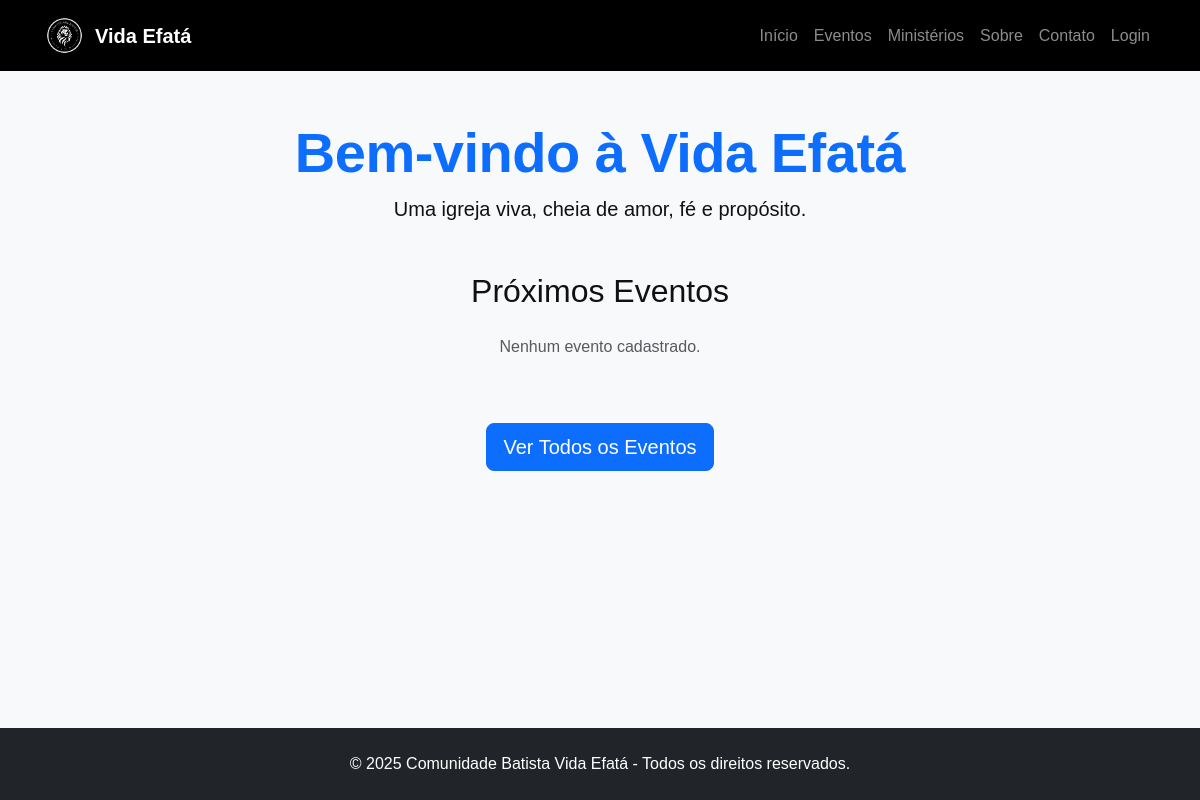
Before: / with the older database file.
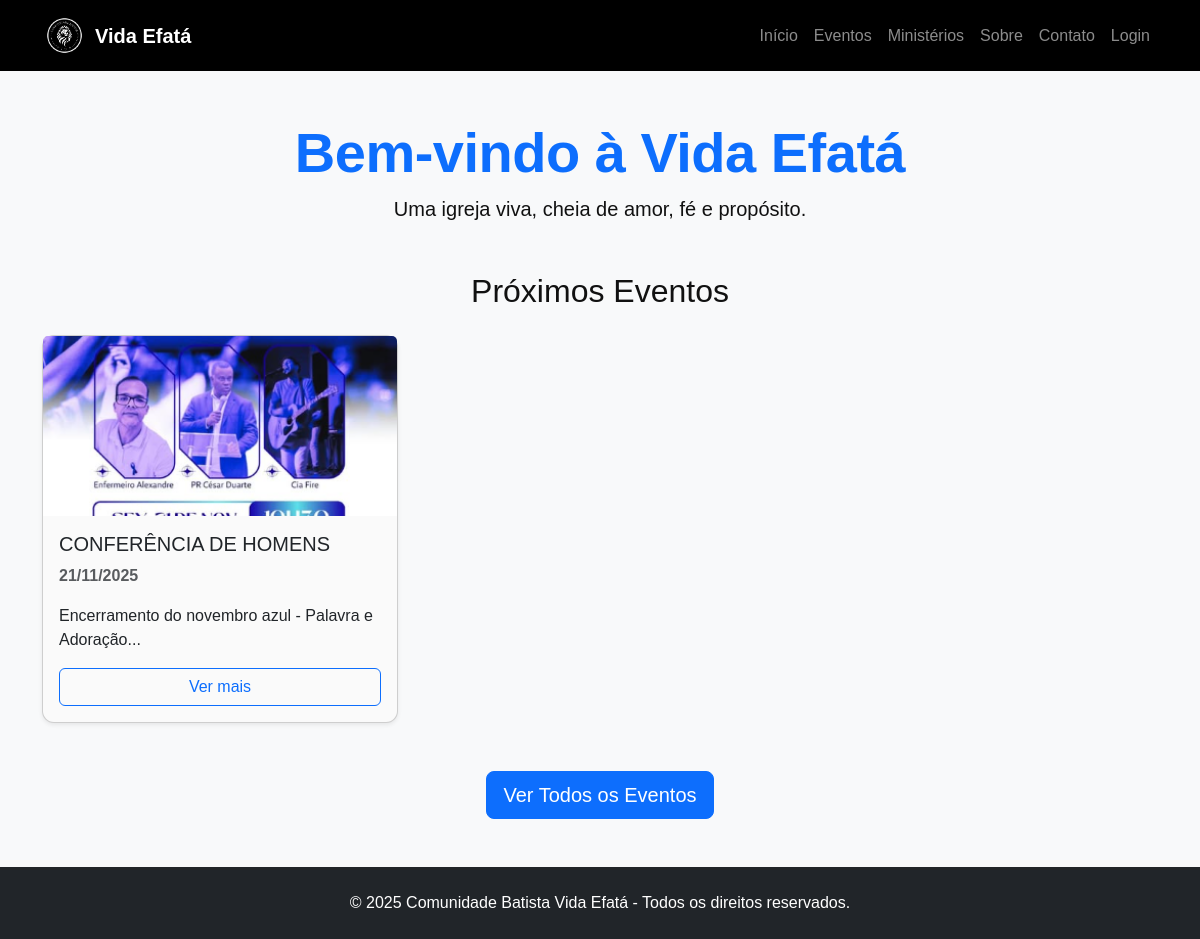
After: the same page with the newer database file.
### app.py (models this page shows)
class Evento(db.Model):
    __tablename__ = 'evento'
    id = db.Column(db.Integer, primary_key=True)
    titulo = db.Column(db.String(100), nullable=False)
    descricao = db.Column(db.Text, nullable=False)
    data = db.Column(db.Date, nullable=False)
    imagem = db.Column(db.String(200))

### app.py (the view)
@app.route('/')
def index():
    eventos = Evento.query.order_by(Evento.data.asc()).limit(3).all()
    return render_template('public/public_index.html', eventos=eventos)

### app.py (called while the page is built)
@app.context_processor
def inject_year():
    return {'current_year': datetime.now().year}

### templates/public/public_index.html (shortened to what this page needs)
{% extends "base.html" %}
{% block content %}
<div class="container py-5">
    <div class="text-center mb-5">
        <h1 class="display-4 fw-bold text-primary">Bem-vindo à Vida Efatá</h1>
        <p class="lead">Uma igreja viva, cheia de amor, fé e propósito.</p>
    </div>
    <h2 class="text-center mb-4">Próximos Eventos</h2>
    <div class="row g-4">
        {% if eventos %}
            {% for e in eventos %}
            <div class="col-md-4">
                <div class="card h-100 shadow-sm">
                    {% if e.imagem %}
                        <img src="{{ url_for('uploaded_file', filename=e.imagem) }}" class="card-img-top" alt="{{ e.titulo }}" style="height: 180px; object-fit: cover;">
                    {% else %}
                        <img src="https://via.placeholder.com/300x180?text=Evento" class="card-img-top">
                    {% endif %}
                    <div class="card-body d-flex flex-column">
                        <h5 class="card-title">{{ e.titulo }}</h5>
                        <p class="card-text text-muted"><strong>{{ e.data.strftime('%d/%m/%Y') }}</strong></p>
                        <p class="card-text flex-grow-1">{{ e.descricao[:100] }}...</p>
                        <a href="{{ url_for('eventos') }}" class="btn btn-outline-primary mt-auto">Ver mais</a>
                    </div>
                </div>
            </div>
            {% endfor %}
        {% else %}
            <div class="col-12 text-center">
                <p class="text-muted">Nenhum evento cadastrado.</p>
            </div>
        {% endif %}
    </div>
    <div class="text-center mt-5">
        <a href="{{ url_for('eventos') }}" class="btn btn-primary btn-lg">Ver Todos os Eventos</a>
    </div>
</div>
{% endblock %}

### templates/base.html (shortened to what this page needs)
<!DOCTYPE html>
<html lang="pt-BR">
<head>
    <link href="https://cdn.jsdelivr.net/npm/bootstrap@5.3.3/dist/css/bootstrap.min.css" rel="stylesheet">
    <link rel="stylesheet" href="{{ url_for('static', filename='css/style.css') }}">
</head>
<body class="d-flex flex-column min-vh-100 bg-light">
    <nav class="navbar navbar-expand-lg navbar-dark" style="background-color: #000;">
        <div class="container">
            <a class="navbar-brand d-flex align-items-center" href="{{ url_for('index') }}">
                <img src="{{ url_for('static', filename='img/logo.png') }}" alt="Logo" height="45" class="me-2">
                <span class="fw-bold">Vida Efatá</span>
            </a>
            <div class="collapse navbar-collapse" id="navbarNav">
                <ul class="navbar-nav ms-auto">
                    <li class="nav-item"><a class="nav-link" href="{{ url_for('index') }}">Início</a></li>
                    <li class="nav-item"><a class="nav-link" href="{{ url_for('eventos') }}">Eventos</a></li>
                    <li class="nav-item"><a class="nav-link" href="{{ url_for('ministerios') }}">Ministérios</a></li>
                    <li class="nav-item"><a class="nav-link" href="{{ url_for('sobre') }}">Sobre</a></li>
                    <li class="nav-item"><a class="nav-link" href="{{ url_for('contato') }}">Contato</a></li>
                    {% if current_user.is_authenticated %}
                        <li class="nav-item"><a class="nav-link" href="{{ url_for('secretaria') }}">Secretaria</a></li>
                        <li class="nav-item"><a class="nav-link text-danger" href="{{ url_for('logout') }}">Sair</a></li>
                    {% else %}
                        <li class="nav-item"><a class="nav-link" href="{{ url_for('login') }}">Login</a></li>
                    {% endif %}
                </ul>
            </div>
        </div>
    </nav>
    <main class="flex-grow-1">
        {% block content %}{% endblock %}
    </main>
    <footer class="bg-dark text-white text-center py-4 mt-auto">
        <p class="mb-0">© {{ current_year }} Comunidade Batista Vida Efatá - Todos os direitos reservados.</p>
    </footer>
</body>
</html>

### static/css/style.css (style rules this page uses)
html, body { height: 100%; margin: 0; background-color: #fff; color: #111; font-family: 'Poppins', sans-serif; }
img { transition: transform 0.2s ease; }
h1 { line-height: 1.2; letter-spacing: -0.5px; }
.card { border-radius: 12px; background-color: #fafafa; }

Changed rows visible on the page:
added Evento: imagem (picture), titulo "CONFERÊNCIA DE HOMENS", data "21/11/2025", descricao "Encerramento do novembro azul - Palavra e Adoração"
Other visible differences:
text no longer shown: "Nenhum evento cadastrado."
